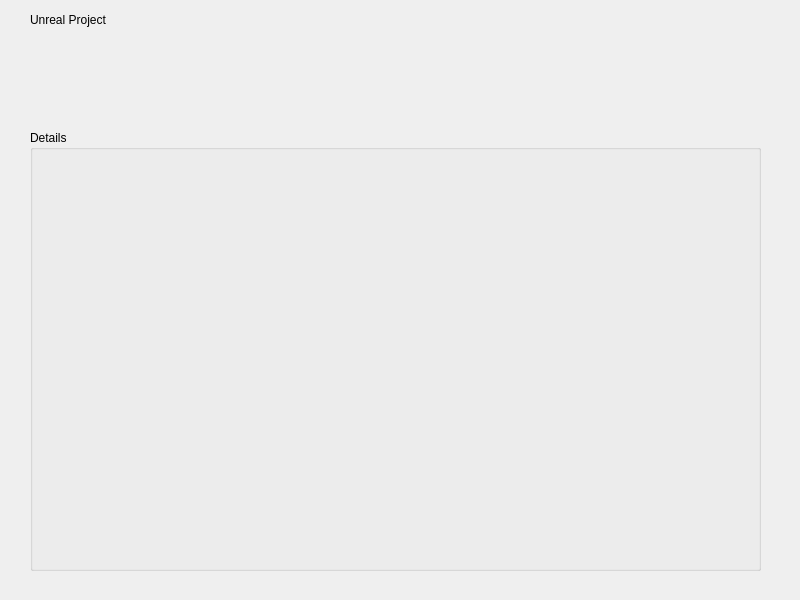
<?xml version="1.0" encoding="UTF-8"?>
<ui version="4.0">
 <class>Widget</class>
 <widget class="QWidget" name="Widget">
  <property name="geometry">
   <rect>
    <x>0</x>
    <y>0</y>
    <width>800</width>
    <height>600</height>
   </rect>
  </property>
  <property name="windowTitle">
   <string>Widget</string>
  </property>
  <widget class="QLabel" name="label">
   <property name="geometry">
    <rect>
     <x>30</x>
     <y>10</y>
     <width>131</width>
     <height>20</height>
    </rect>
   </property>
   <property name="text">
    <string>Unreal Project</string>
   </property>
  </widget>
  <widget class="QGroupBox" name="groupBox">
   <property name="geometry">
    <rect>
     <x>30</x>
     <y>130</y>
     <width>731</width>
     <height>441</height>
    </rect>
   </property>
   <property name="title">
    <string>Details</string>
   </property>
  </widget>
 </widget>
 <resources/>
 <connections/>
</ui>
